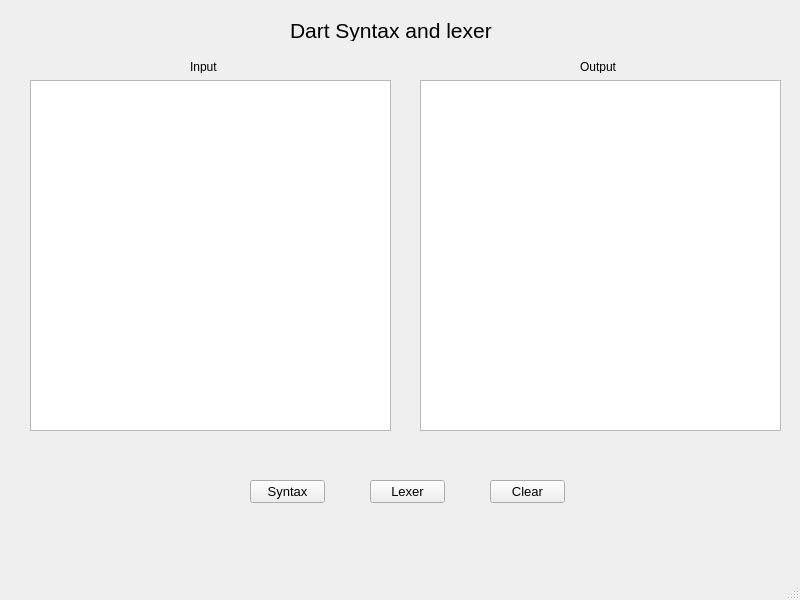
<?xml version="1.0" encoding="UTF-8"?>
<ui version="4.0">
 <class>MainWindow</class>
 <widget class="QMainWindow" name="MainWindow">
  <property name="geometry">
   <rect>
    <x>0</x>
    <y>0</y>
    <width>800</width>
    <height>600</height>
   </rect>
  </property>
  <property name="palette">
   <palette>
    <active>
     <colorrole role="LinkVisited">
      <brush brushstyle="SolidPattern">
       <color alpha="255">
        <red>225</red>
        <green>52</green>
        <blue>255</blue>
       </color>
      </brush>
     </colorrole>
    </active>
    <inactive>
     <colorrole role="LinkVisited">
      <brush brushstyle="SolidPattern">
       <color alpha="255">
        <red>225</red>
        <green>52</green>
        <blue>255</blue>
       </color>
      </brush>
     </colorrole>
    </inactive>
    <disabled>
     <colorrole role="LinkVisited">
      <brush brushstyle="SolidPattern">
       <color alpha="255">
        <red>225</red>
        <green>52</green>
        <blue>255</blue>
       </color>
      </brush>
     </colorrole>
    </disabled>
   </palette>
  </property>
  <property name="windowTitle">
   <string>MainWindow</string>
  </property>
  <property name="tabShape">
   <enum>QTabWidget::Rounded</enum>
  </property>
  <widget class="QWidget" name="centralwidget">
   <widget class="QTextBrowser" name="textBrowser_2">
    <property name="geometry">
     <rect>
      <x>420</x>
      <y>80</y>
      <width>361</width>
      <height>351</height>
     </rect>
    </property>
   </widget>
   <widget class="QTextEdit" name="textEdit">
    <property name="geometry">
     <rect>
      <x>30</x>
      <y>80</y>
      <width>361</width>
      <height>351</height>
     </rect>
    </property>
    <property name="cursor" stdset="0">
     <cursorShape>IBeamCursor</cursorShape>
    </property>
   </widget>
   <widget class="QLabel" name="label">
    <property name="geometry">
     <rect>
      <x>290</x>
      <y>20</y>
      <width>231</width>
      <height>21</height>
     </rect>
    </property>
    <property name="font">
     <font>
      <pointsize>16</pointsize>
     </font>
    </property>
    <property name="layoutDirection">
     <enum>Qt::LeftToRight</enum>
    </property>
    <property name="text">
     <string>Dart Syntax and lexer</string>
    </property>
   </widget>
   <widget class="QLabel" name="label_2">
    <property name="geometry">
     <rect>
      <x>190</x>
      <y>60</y>
      <width>47</width>
      <height>13</height>
     </rect>
    </property>
    <property name="text">
     <string>Input</string>
    </property>
   </widget>
   <widget class="QLabel" name="label_3">
    <property name="geometry">
     <rect>
      <x>580</x>
      <y>60</y>
      <width>47</width>
      <height>13</height>
     </rect>
    </property>
    <property name="text">
     <string>Output</string>
    </property>
   </widget>
   <widget class="QPushButton" name="pushButton">
    <property name="geometry">
     <rect>
      <x>250</x>
      <y>480</y>
      <width>75</width>
      <height>23</height>
     </rect>
    </property>
    <property name="font">
     <font>
      <pointsize>10</pointsize>
     </font>
    </property>
    <property name="cursor">
     <cursorShape>PointingHandCursor</cursorShape>
    </property>
    <property name="text">
     <string>Syntax</string>
    </property>
    <property name="checkable">
     <bool>false</bool>
    </property>
   </widget>
   <widget class="QPushButton" name="pushButton_2">
    <property name="geometry">
     <rect>
      <x>370</x>
      <y>480</y>
      <width>75</width>
      <height>23</height>
     </rect>
    </property>
    <property name="font">
     <font>
      <pointsize>10</pointsize>
     </font>
    </property>
    <property name="cursor">
     <cursorShape>PointingHandCursor</cursorShape>
    </property>
    <property name="text">
     <string>Lexer</string>
    </property>
   </widget>
   <widget class="QPushButton" name="pushButton_3">
    <property name="geometry">
     <rect>
      <x>490</x>
      <y>480</y>
      <width>75</width>
      <height>23</height>
     </rect>
    </property>
    <property name="font">
     <font>
      <pointsize>10</pointsize>
     </font>
    </property>
    <property name="cursor">
     <cursorShape>PointingHandCursor</cursorShape>
    </property>
    <property name="text">
     <string>Clear</string>
    </property>
   </widget>
  </widget>
  <widget class="QMenuBar" name="menubar">
   <property name="geometry">
    <rect>
     <x>0</x>
     <y>0</y>
     <width>800</width>
     <height>21</height>
    </rect>
   </property>
  </widget>
  <widget class="QStatusBar" name="statusbar"/>
 </widget>
 <resources/>
 <connections/>
</ui>
